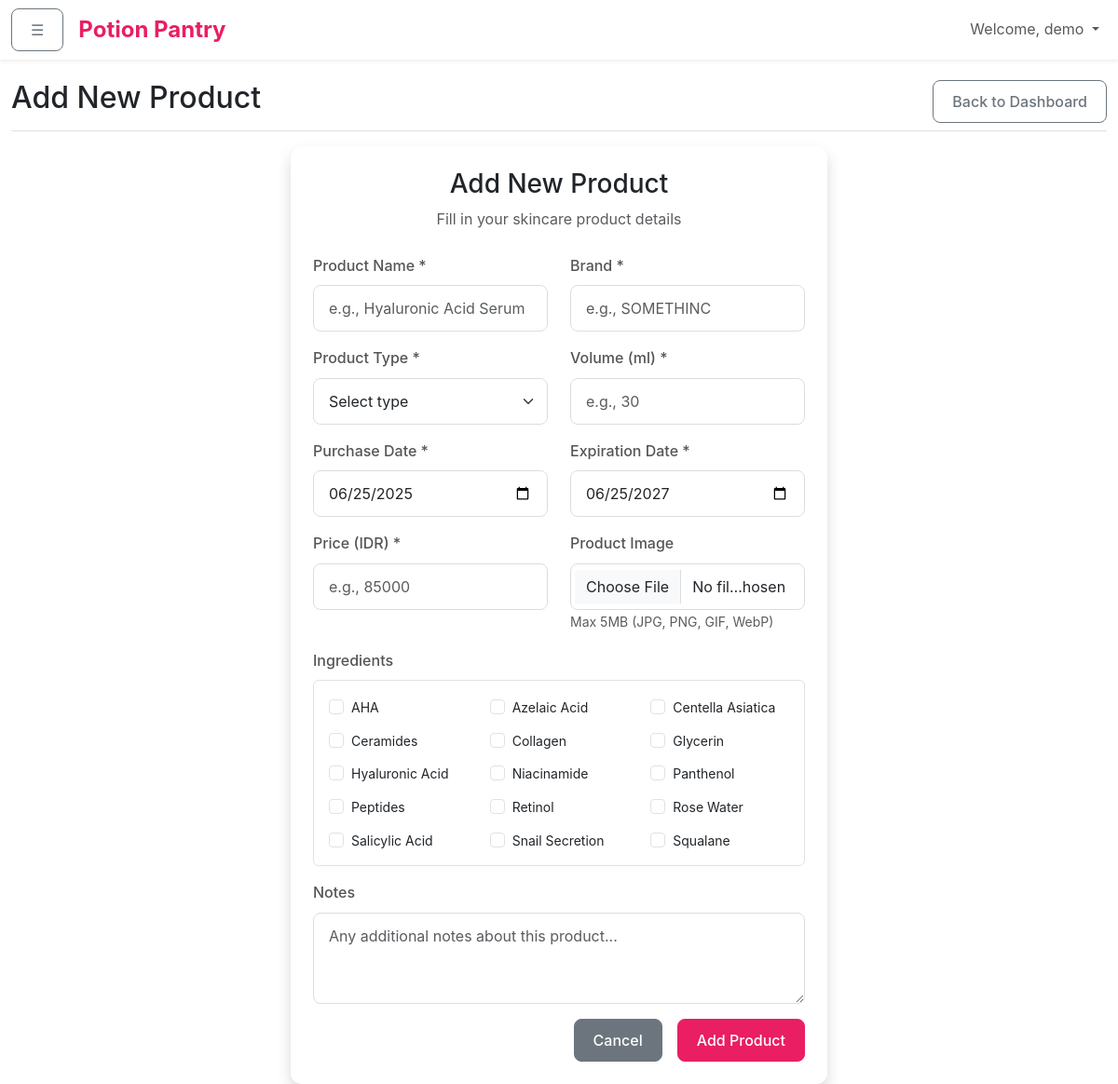
The app's page /pages/add_product.php (signed in) with its own data.
### tables this page shows
CREATE TABLE `ingredients` (
  `ingredient_id` int(11) NOT NULL,
  `ingredient_name` varchar(255) NOT NULL,
  `description` text DEFAULT NULL,
  `created_at` timestamp NOT NULL DEFAULT current_timestamp()
);

### includes/functions.php (called while the page is built, shortened)
<?php
function getAllIngredients() {
    $db = getDB();
    $stmt = $db->query("SELECT * FROM Ingredients ORDER BY ingredient_name");
    return $stmt->fetchAll();
}
?>

### pages/add_product.php (the view, shortened to what this page needs)
<?php
require_once '../includes/functions.php';
$ingredients = getAllIngredients();
?>
<!DOCTYPE html>
<html lang="en">
<head>
    <link href="https://cdn.jsdelivr.net/npm/bootstrap@5.3.0/dist/css/bootstrap.min.css" rel="stylesheet">
    <link href="../assets/css/style.css" rel="stylesheet">
</head>
<body>
    <?php include '../includes/navbar.php'; ?>
    <div class="container-fluid">
        <div class="row">
            <main class="col-12 main-content">
                <div class="d-flex justify-content-between flex-wrap flex-md-nowrap align-items-center pt-3 pb-2 mb-3 border-bottom">
                    <h1 class="h2">Add New Product</h1>
                    <a href="dashboard.php" class="btn btn-outline-secondary">Back to Dashboard</a>
                </div>
                <div class="row justify-content-center">
                    <div class="col-md-8 col-lg-6">
                        <div class="card shadow">
                            <div class="card-body p-4">
                                <div class="text-center mb-4">
                                    <h3>Add New Product</h3>
                                    <p class="text-muted">Fill in your skincare product details</p>
                                </div>
                                <form method="POST" enctype="multipart/form-data">
                                    <div class="row">
                                        <div class="col-md-6 mb-3">
                                            <label for="product_name" class="form-label">Product Name *</label>
                                            <input type="text" class="form-control" id="product_name" name="product_name" required
                                                   value="<?= htmlspecialchars($_POST['product_name'] ?? '') ?>"
                                                   placeholder="e.g., Hyaluronic Acid Serum">
                                        </div>
                                        <div class="col-md-6 mb-3">
                                            <label for="brand" class="form-label">Brand *</label>
                                            <input type="text" class="form-control" id="brand" name="brand" required
                                                   value="<?= htmlspecialchars($_POST['brand'] ?? '') ?>"
                                                   placeholder="e.g., SOMETHINC">
                                        </div>
                                    </div>
                                    <div class="row">
                                        <div class="col-md-6 mb-3">
                                            <label for="product_type" class="form-label">Product Type *</label>
                                            <select class="form-select" id="product_type" name="product_type" required>
                                                <option value="">Select type</option>
                                            </select>
                                        </div>
                                        <div class="col-md-6 mb-3">
                                            <label for="volume_ml" class="form-label">Volume (ml) *</label>
                                            <input type="number" class="form-control" id="volume_ml" name="volume_ml" required min="1"
                                                   value="<?= htmlspecialchars($_POST['volume_ml'] ?? '') ?>"
                                                   placeholder="e.g., 30">
                                        </div>
                                    </div>
                                    <div class="row">
                                        <div class="col-md-6 mb-3">
                                            <label for="purchase_date" class="form-label">Purchase Date *</label>
                                            <input type="date" class="form-control" id="purchase_date" name="purchase_date" required
                                                   value="<?= htmlspecialchars($_POST['purchase_date'] ?? '') ?>">
                                        </div>
                                        <div class="col-md-6 mb-3">
                                            <label for="expiration_date" class="form-label">Expiration Date *</label>
                                            <input type="date" class="form-control" id="expiration_date" name="expiration_date" required
                                                   value="<?= htmlspecialchars($_POST['expiration_date'] ?? '') ?>">
                                        </div>
                                    </div>
                                    <div class="row">
                                        <div class="col-md-6 mb-3">
                                            <label for="price" class="form-label">Price (IDR) *</label>
                                            <input type="number" class="form-control" id="price" name="price" required min="1"
                                                   value="<?= htmlspecialchars($_POST['price'] ?? '') ?>"
                                                   placeholder="e.g., 85000">
                                        </div>
                                        <div class="col-md-6 mb-3">
                                            <label for="product_image" class="form-label">Product Image</label>
                                            <input type="file" class="form-control" id="product_image" name="product_image"
                                                   accept="image/*">
                                            <small class="text-muted">Max 5MB (JPG, PNG, GIF, WebP)</small>
                                        </div>
                                    </div>
                                    <div class="mb-3">
                                        <label class="form-label">Ingredients</label>
                                        <div class="border rounded p-3" style="max-height: 200px; overflow-y: auto;">
                                            <div class="row">
                                                <?php foreach ($ingredients as $ingredient): ?>
                                                <div class="col-md-6 col-lg-4 mb-2">
                                                    <div class="form-check">
                                                        <input class="form-check-input" type="checkbox"
                                                               name="ingredients[]" value="<?= $ingredient['ingredient_id'] ?>"
                                                               id="ingredient_<?= $ingredient['ingredient_id'] ?>"
                                                               <?= in_array($ingredient['ingredient_id'], $_POST['ingredients'] ?? []) ? 'checked' : '' ?>>
                                                        <label class="form-check-label small" for="ingredient_<?= $ingredient['ingredient_id'] ?>">
                                                            <?= htmlspecialchars($ingredient['ingredient_name']) ?>
                                                        </label>
                                                    </div>
                                                </div>
                                                <?php endforeach; ?>
                                            </div>
                                        </div>
                                    </div>
                                    <div class="mb-3">
                                        <label for="notes" class="form-label">Notes</label>
                                        <textarea class="form-control" id="notes" name="notes" rows="3"
                                                  placeholder="Any additional notes about this product..."><?= htmlspecialchars($_POST['notes'] ?? '') ?></textarea>
                                    </div>
                                    <div class="d-grid gap-2 d-md-flex justify-content-md-end">
                                        <a href="dashboard.php" class="btn btn-secondary me-md-2">Cancel</a>
                                        <button type="submit" class="btn btn-primary">Add Product</button>
                                    </div>
                                </form>
                            </div>
                        </div>
                    </div>
                </div>
            </main>
        </div>
    </div>
</body>
</html>

### assets/css/style.css (style rules this page uses)
:root { --primary-color: #e91e63; --primary-light: #f8bbd9; --primary-dark: #ad1457; --secondary-color: #9c27b0; --success-color: #4caf50; --warning-color: #ff9800; --danger-color: #f44336; --info-color: #2196f3; --light-color: #f8f9fa; --dark-color: #212529; --sidebar-width: 240px; }
body { font-family: 'Inter', 'Segoe UI', Tahoma, Geneva, Verdana, sans-serif; line-height: 1.6; }
.btn-primary { background: var(--primary-color); border-color: var(--primary-color); font-weight: 500; }
.main-content { margin-left: 0; transition: margin-left 0.3s ease; padding-top: 70px; min-height: 100vh; }
.card { border: none; box-shadow: 0 2px 10px rgba(0,0,0,0.08); border-radius: 12px; transition: all 0.3s ease; }
.form-control, .form-select { border-radius: 8px; border: 1px solid #ddd; padding: 12px 16px; transition: all 0.3s ease; }
.form-label { font-weight: 500; color: #555; margin-bottom: 8px; }
.fade-in { animation: fadeIn 0.5s ease-in; }
.btn { border-radius: 8px; font-weight: 500; padding: 10px 20px; transition: all 0.3s ease; }

### records on screen
ingredients: ingredient_name "AHA"
ingredients: ingredient_name "Azelaic Acid"
ingredients: ingredient_name "Centella Asiatica"
ingredients: ingredient_name "Ceramides"
ingredients: ingredient_name "Collagen"
ingredients: ingredient_name "Glycerin"
ingredients: ingredient_name "Hyaluronic Acid"
ingredients: ingredient_name "Niacinamide"
ingredients: ingredient_name "Panthenol"
ingredients: ingredient_name "Peptides"
ingredients: ingredient_name "Retinol"
ingredients: ingredient_name "Rose Water"
ingredients: ingredient_name "Salicylic Acid"
ingredients: ingredient_name "Snail Secretion"
ingredients: ingredient_name "Squalane"

### other values on screen
$_SESSION['username'] "demo"
